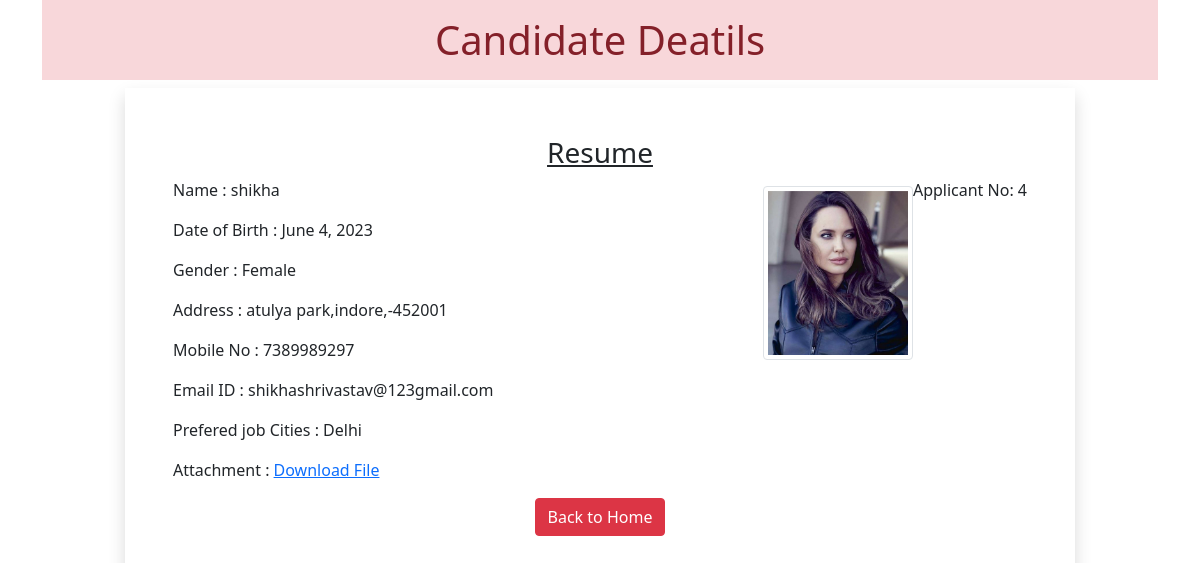
/4, run on the app's committed database.
### myapp/models.py (models this page shows)
class Resume(models.Model):
    name = models.CharField(max_length=100)
    dob = models.DateField(auto_now=False , auto_created=False)
    gender = models.CharField(max_length=10)
    locality = models.CharField(max_length=100)
    city = models.CharField(max_length=100)
    pin = models.PositiveBigIntegerField()
    states = models.CharField(choices= STATE_CHOICES, max_length=100)
    mobile = models.PositiveBigIntegerField()
    email = models.EmailField()
    job_city = models.CharField(max_length=50)
    profile_image = models.ImageField(upload_to='profileimg' , blank=True)
    my_file = models.FileField(upload_to='doc',blank=True)

### myapp/views.py (the view)
# urls.py: path('<int:pk>',views.CandidateView.as_view(),name='candidate'),
class CandidateView(View):
    def get(self,request,pk):
        candidate = Resume.objects.get(pk = pk)
        return render(request , 'myapp/candidate.html',{'candidate':candidate})

### myapp/templatetags/myfilter.py (called while the page is built)
@register.filter(name='remove_special')
def remove_char(value,arg):
    print(arg)
    print("Value : " , value)
    for charter in arg:
        value = value.replace(charter , "")
        print(charter)
    return value

### myapp/templates/myapp/candidate.html (shortened to what this page needs)
<!DOCTYPE html>
{% load myfilter %}
<html lang="en">
<head>
    <link href="https://cdn.jsdelivr.net/npm/bootstrap@5.0.2/dist/css/bootstrap.min.css" rel="stylesheet">
</head>
<body>
    <div class="container">
        <h1 class="alert-danger text-center p-3">Candidate Deatils</h1>
        <div class="row">
            <div class="col-sm-10 shadow p-5 offset-sm-1">
                <h3 class="text-center"><u>Resume</u></h3>
                <p class="float-end">Applicant No: {{candidate.id}}</p>
                <img src="{{candidate.profile_image.url}}" alt="" class="img-fluid img-thumbnail float-end mt-2" width="150" height="150">
                <p>Name : {{candidate.name}}</p>
                <p>Date of Birth : {{candidate.dob}}</p>
                <p>Gender : {{candidate.gender}}</p>
                <p>Address : {{candidate.locality}},{{candidate.city}},{{candidate.state}}-{{candidate.pin}}</p>
                <p>Mobile No : {{candidate.mobile}}</p>
                <p>Email ID : {{candidate.email}}</p>
                <p>Prefered job Cities : {{candidate.job_city|remove_special:"[] , '' "}}</p>
                <p>Attachment : <a href="{{candidate.my_file.url}}">Download File</a></p>
                <div class="text-center">
                    <a href="/" class="btn btn-danger">Back to Home</a>
                </div>
            </div>
        </div>
    </div>
</body>
</html>

### data on the page
Resume: id "4", profile_image (picture), name "shikha", dob "June 4, 2023", gender "Female", locality "atulya park", city "indore", pin "452001", mobile "7389989297", email "shikhashrivastav@123gmail.com", job_city|remove_special "Delhi"
